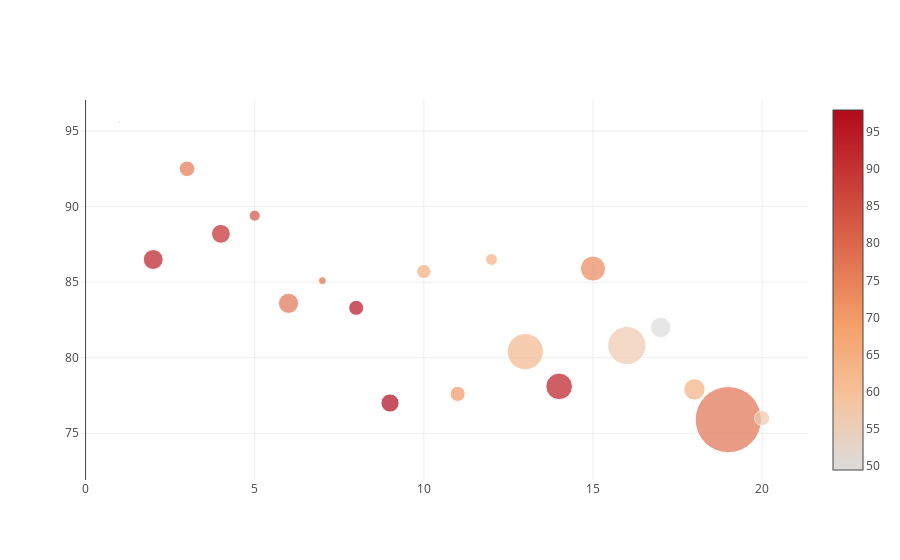

Notebook code for this chart:
### Code cell
data = [
    {
        'y': df2016.teaching,
        'x': df2016.world_rank,
        'mode': 'markers',
        'marker': {
            'color': international_color,
            'size': num_students_size,
            'showscale': True
        },
        "text" :  df2016.university_name    
    }
]
iplot(data)

### Figure 1 — Plotly figure (JSON) as saved in the notebook; plotly's stock layout.template omitted (floating-point values rounded to 4 significant figures)
{"data": [{"marker": {"color": [64, 94.4, 76.3, 91.5, 84, 77.2, 78.5, 96, 97.9, 65, 70, 64.3, 61.9, 94.4, 73.5, 56.4, 49.5, 63.9, 77.8, 56.5], "showscale": true, "size": [2.243, 19.92, 15.6, 18.81, 11.07, 20.15, 7.929, 15.06, 18.18, 14.22, 15.13, 11.75, 36.19, 26.61, 25.05, 38.21, 20.38, 21.42, 66.2, 15.17]}, "mode": "markers", "text": ["California Institute of Technology", "University of Oxford", "Stanford University", "University of Cambridge", "Massachusetts Institute of Technology", "Harvard University", "Princeton University", "Imperial College London", "ETH Zurich – Swiss Federal Institute of Technology Zurich", "University of Chicago", "Johns Hopkins University", "Yale University", "University of California, Berkeley", "University College London", "Columbia University", "University of California, Los Angeles", "University of Pennsylvania", "Cornell University", "University of Toronto", "Duke University"], "type": "scatter", "uid": "299aef4c-d03e-4382-85d9-be56f184504f", "x": ["1", "2", "3", "4", "5", "6", "7", "8", "9", "10", "11", "12", "13", "14", "15", "16", "17", "18", "19", "20"], "y": [95.6, 86.5, 92.5, 88.2, 89.4, 83.6, 85.1, 83.3, 77, 85.7, 77.6, 86.5, 80.4, 78.1, 85.9, 80.8, 82, 77.9, 75.9, 76]}], "layout": {}}
